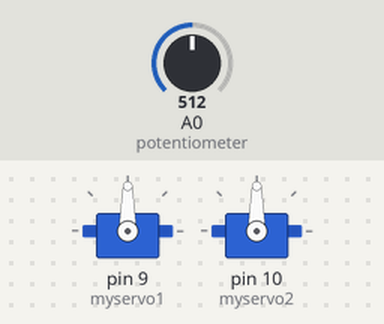
Bench run of a sketch on a simulated Arduino Uno, built with avr-gcc and run on an emulated ATmega328P. Shown: 2 × servo. The test bench sets the inputs (shaded band); at power-on: A0 (potentiometer) = 512.

Above: at 1.2 s.
1.3 s: A0 (potentiometer) set to 716
At 2.2 s:
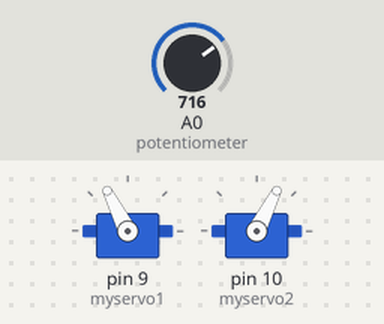
2.8 s: A0 (potentiometer) set to 900
At 3.3 s:
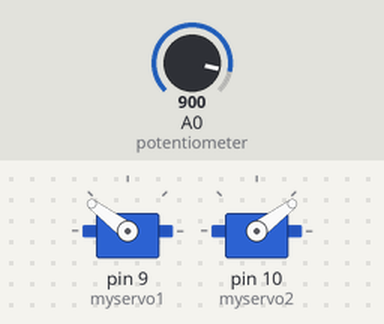
4.3 s: A0 (potentiometer) set to 1023
At 5.5 s:
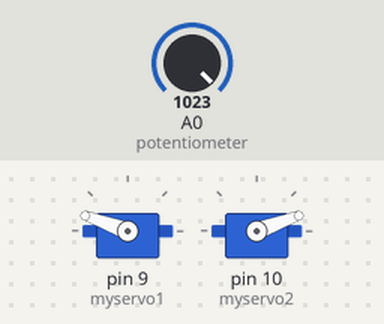
5.8 s: A0 (potentiometer) set to 306
At 6.8 s:
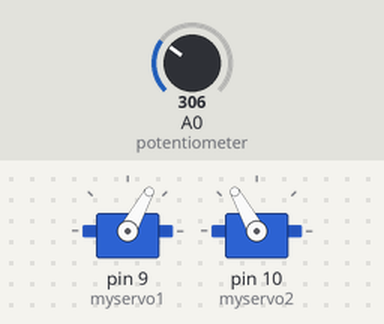
7.3 s: A0 (potentiometer) set to 122
At 8.0 s:
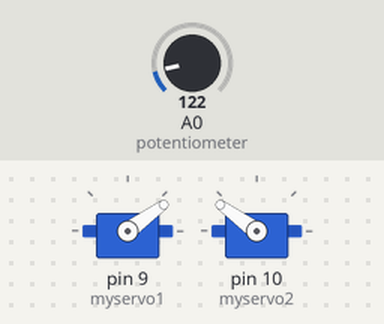
Timing chart, 0 to 9.8 s (numbered marks = the images above; inputs shaded):
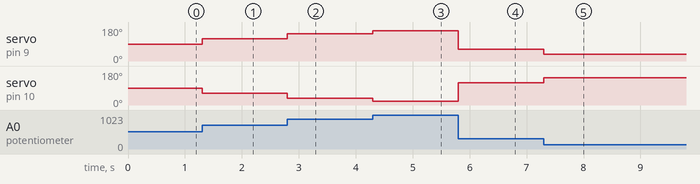

The sketch:

servo_motors_dual.ino
```cpp
#include <Servo.h>          //include the servo library

int potPosition;           //this variable will store the position of the potentiometer
int servoPosition;         //the servo will move to this position

Servo myservo1;              //create first servo object
Servo myservo2;              //create second servo object

void setup()
{
  myservo1.attach(9);        //tell the servo object that its servo is plugged into pin 9
  myservo2.attach(10);        //tell the servo object that its servo is plugged into pin 9
}

void loop()
{
  potPosition = analogRead(A0);                     //use analog read to measure the position of the potentiometer (0-1023)

  servoPosition = map(potPosition, 0,1023,20,160);  //convert the potentiometer number to a servo position from 20-160
                                                    //Note: its best to avoid driving the little SIK servos all the
                                                    //way to 0 or 180 degrees it can cause the motor to jitter, which is bad
                                                    //for the servo.

  myservo1.write(servoPosition);                    //move the first servo to the 10 degree position
  myservo2.write(180-servoPosition);                //move the second servo in the opposite direction
}
```

Measured:
- after the input at 1.3 s, servo on pin 9 (myservo1): 90° → 117° at once; servo on pin 10 (myservo2): 90° → 63° at once
- after the input at 2.8 s, servo on pin 9 (myservo1): 117° → 143° at once; servo on pin 10 (myservo2): 63° → 37° at once
- after the input at 4.3 s, servo on pin 9 (myservo1): 143° → 160° at once; servo on pin 10 (myservo2): 37° → 20° at once
- after the input at 5.8 s, servo on pin 9 (myservo1): 160° → 61° at once; servo on pin 10 (myservo2): 20° → 119° at once
- after the input at 7.3 s, servo on pin 9 (myservo1): 61° → 36° at once; servo on pin 10 (myservo2): 119° → 144° at once
